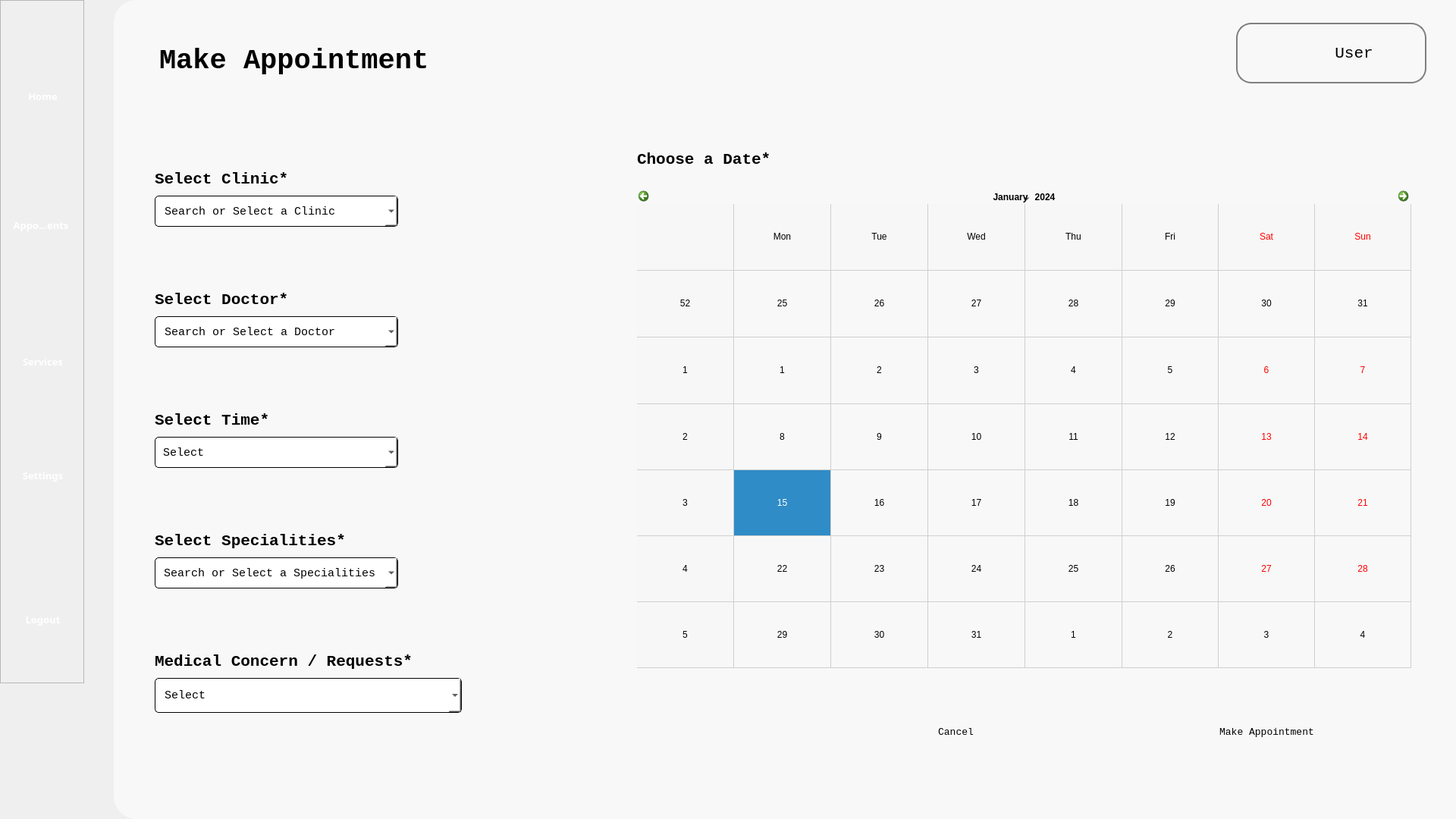
<?xml version="1.0" encoding="UTF-8"?>
<ui version="4.0">
 <class>Form</class>
 <widget class="QWidget" name="Form">
  <property name="geometry">
   <rect>
    <x>0</x>
    <y>0</y>
    <width>1920</width>
    <height>1080</height>
   </rect>
  </property>
  <property name="windowTitle">
   <string>Form</string>
  </property>
  <property name="styleSheet">
   <string notr="true">background-color: &quot;#B6D0E2&quot;</string>
  </property>
  <widget class="QWidget" name="whitebg" native="true">
   <property name="geometry">
    <rect>
     <x>150</x>
     <y>0</y>
     <width>1771</width>
     <height>1080</height>
    </rect>
   </property>
   <property name="cursor">
    <cursorShape>ArrowCursor</cursorShape>
   </property>
   <property name="styleSheet">
    <string notr="true">background-color: #F8F8F8;
border-bottom-left-radius: 30px;
border-top-left-radius: 30px;
</string>
   </property>
   <widget class="QPushButton" name="noti_icon">
    <property name="geometry">
     <rect>
      <x>1380</x>
      <y>30</y>
      <width>70</width>
      <height>81</height>
     </rect>
    </property>
    <property name="text">
     <string/>
    </property>
    <property name="icon">
     <iconset>
      <normaloff>Images/icon/notification.png</normaloff>Images/icon/notification.png</iconset>
    </property>
    <property name="iconSize">
     <size>
      <width>40</width>
      <height>40</height>
     </size>
    </property>
   </widget>
   <widget class="QLabel" name="fad_title">
    <property name="geometry">
     <rect>
      <x>60</x>
      <y>40</y>
      <width>481</width>
      <height>81</height>
     </rect>
    </property>
    <property name="font">
     <font>
      <family>Consolas</family>
      <pointsize>28</pointsize>
      <weight>75</weight>
      <bold>true</bold>
     </font>
    </property>
    <property name="text">
     <string>Make Appointment</string>
    </property>
   </widget>
   <widget class="QFrame" name="user_frame">
    <property name="geometry">
     <rect>
      <x>1480</x>
      <y>30</y>
      <width>251</width>
      <height>80</height>
     </rect>
    </property>
    <property name="styleSheet">
     <string notr="true">border-radius: 20px; border: 2px solid #808080</string>
    </property>
    <property name="frameShape">
     <enum>QFrame::StyledPanel</enum>
    </property>
    <property name="frameShadow">
     <enum>QFrame::Raised</enum>
    </property>
    <widget class="QLabel" name="profile_icon">
     <property name="geometry">
      <rect>
       <x>10</x>
       <y>10</y>
       <width>60</width>
       <height>60</height>
      </rect>
     </property>
     <property name="styleSheet">
      <string notr="true">border: none</string>
     </property>
     <property name="text">
      <string/>
     </property>
     <property name="pixmap">
      <pixmap>Images/icon/profile_icon.png</pixmap>
     </property>
     <property name="scaledContents">
      <bool>true</bool>
     </property>
    </widget>
    <widget class="QPushButton" name="profile_btn">
     <property name="geometry">
      <rect>
       <x>120</x>
       <y>25</y>
       <width>71</width>
       <height>31</height>
      </rect>
     </property>
     <property name="font">
      <font>
       <family>Consolas</family>
       <pointsize>16</pointsize>
      </font>
     </property>
     <property name="styleSheet">
      <string notr="true">border: none</string>
     </property>
     <property name="text">
      <string>User</string>
     </property>
    </widget>
   </widget>
   <widget class="QLabel" name="label">
    <property name="geometry">
     <rect>
      <x>690</x>
      <y>190</y>
      <width>591</width>
      <height>41</height>
     </rect>
    </property>
    <property name="font">
     <font>
      <family>Consolas</family>
      <pointsize>16</pointsize>
      <weight>75</weight>
      <bold>true</bold>
     </font>
    </property>
    <property name="text">
     <string>Choose a Date*</string>
    </property>
   </widget>
   <widget class="QCalendarWidget" name="calendarWidget">
    <property name="geometry">
     <rect>
      <x>690</x>
      <y>250</y>
      <width>1021</width>
      <height>631</height>
     </rect>
    </property>
    <property name="styleSheet">
     <string notr="true">color: black; </string>
    </property>
    <property name="gridVisible">
     <bool>true</bool>
    </property>
    <property name="navigationBarVisible">
     <bool>true</bool>
    </property>
    <property name="dateEditEnabled">
     <bool>true</bool>
    </property>
   </widget>
   <widget class="QPushButton" name="cancel_btn">
    <property name="geometry">
     <rect>
      <x>950</x>
      <y>940</y>
      <width>321</width>
      <height>50</height>
     </rect>
    </property>
    <property name="font">
     <font>
      <family>Consolas</family>
      <pointsize>10</pointsize>
     </font>
    </property>
    <property name="styleSheet">
     <string notr="true">background-color: &quot;#D3D3D3&quot;; border-radius: 10px;</string>
    </property>
    <property name="text">
     <string>Cancel</string>
    </property>
   </widget>
   <widget class="QPushButton" name="makeapt_btn">
    <property name="geometry">
     <rect>
      <x>1360</x>
      <y>940</y>
      <width>321</width>
      <height>50</height>
     </rect>
    </property>
    <property name="font">
     <font>
      <family>Consolas</family>
      <pointsize>10</pointsize>
     </font>
    </property>
    <property name="styleSheet">
     <string notr="true">background-color: &quot;#B6D0E2&quot;; border-radius: 10px;</string>
    </property>
    <property name="text">
     <string>Make Appointment</string>
    </property>
   </widget>
   <widget class="QWidget" name="">
    <property name="geometry">
     <rect>
      <x>54</x>
      <y>146</y>
      <width>521</width>
      <height>871</height>
     </rect>
    </property>
    <layout class="QVBoxLayout" name="verticalLayout">
     <property name="sizeConstraint">
      <enum>QLayout::SetDefaultConstraint</enum>
     </property>
     <item>
      <layout class="QVBoxLayout" name="clinic_layout">
       <property name="sizeConstraint">
        <enum>QLayout::SetFixedSize</enum>
       </property>
       <item>
        <widget class="QLabel" name="clinic_label">
         <property name="minimumSize">
          <size>
           <width>210</width>
           <height>32</height>
          </size>
         </property>
         <property name="maximumSize">
          <size>
           <width>210</width>
           <height>32</height>
          </size>
         </property>
         <property name="font">
          <font>
           <family>Consolas</family>
           <pointsize>16</pointsize>
           <weight>75</weight>
           <bold>true</bold>
          </font>
         </property>
         <property name="text">
          <string>Select Clinic*</string>
         </property>
        </widget>
       </item>
       <item>
        <widget class="QComboBox" name="clinic_dropdown">
         <property name="minimumSize">
          <size>
           <width>321</width>
           <height>41</height>
          </size>
         </property>
         <property name="maximumSize">
          <size>
           <width>321</width>
           <height>41</height>
          </size>
         </property>
         <property name="font">
          <font>
           <family>Consolas</family>
           <pointsize>11</pointsize>
          </font>
         </property>
         <property name="styleSheet">
          <string notr="true">border: 1px solid #000000;
border-radius: 5px; 
background-color: #FFFFFF; 
padding: 10px; 
font-family: Consolas;
font-size: 11pt;</string>
         </property>
         <property name="editable">
          <bool>true</bool>
         </property>
         <property name="iconSize">
          <size>
           <width>50</width>
           <height>50</height>
          </size>
         </property>
         <property name="frame">
          <bool>true</bool>
         </property>
         <item>
          <property name="text">
           <string notr="true">Search or Select a Clinic</string>
          </property>
         </item>
         <item>
          <property name="text">
           <string>test</string>
          </property>
         </item>
        </widget>
       </item>
      </layout>
     </item>
     <item>
      <layout class="QVBoxLayout" name="doc_layout">
       <item>
        <widget class="QLabel" name="doc_label">
         <property name="maximumSize">
          <size>
           <width>321</width>
           <height>32</height>
          </size>
         </property>
         <property name="font">
          <font>
           <family>Consolas</family>
           <pointsize>16</pointsize>
           <weight>75</weight>
           <bold>true</bold>
          </font>
         </property>
         <property name="text">
          <string>Select Doctor*</string>
         </property>
        </widget>
       </item>
       <item>
        <widget class="QComboBox" name="doc_dropdown">
         <property name="minimumSize">
          <size>
           <width>321</width>
           <height>41</height>
          </size>
         </property>
         <property name="maximumSize">
          <size>
           <width>321</width>
           <height>41</height>
          </size>
         </property>
         <property name="font">
          <font>
           <family>Consolas</family>
           <pointsize>11</pointsize>
          </font>
         </property>
         <property name="styleSheet">
          <string notr="true">border: 1px solid #000000;
border-radius: 5px; 
background-color: #FFFFFF; 
padding: 10px; 
font-family: Consolas;
font-size: 11pt;</string>
         </property>
         <property name="editable">
          <bool>true</bool>
         </property>
         <property name="iconSize">
          <size>
           <width>50</width>
           <height>50</height>
          </size>
         </property>
         <property name="frame">
          <bool>true</bool>
         </property>
         <item>
          <property name="text">
           <string notr="true">Search or Select a Doctor</string>
          </property>
         </item>
         <item>
          <property name="text">
           <string>test</string>
          </property>
         </item>
        </widget>
       </item>
      </layout>
     </item>
     <item>
      <layout class="QVBoxLayout" name="time_layout">
       <item>
        <widget class="QLabel" name="time_label">
         <property name="maximumSize">
          <size>
           <width>321</width>
           <height>32</height>
          </size>
         </property>
         <property name="font">
          <font>
           <family>Consolas</family>
           <pointsize>16</pointsize>
           <weight>75</weight>
           <bold>true</bold>
          </font>
         </property>
         <property name="text">
          <string>Select Time*</string>
         </property>
        </widget>
       </item>
       <item>
        <widget class="QComboBox" name="time_dropdown">
         <property name="minimumSize">
          <size>
           <width>321</width>
           <height>41</height>
          </size>
         </property>
         <property name="maximumSize">
          <size>
           <width>321</width>
           <height>41</height>
          </size>
         </property>
         <property name="font">
          <font>
           <family>Consolas</family>
           <pointsize>11</pointsize>
          </font>
         </property>
         <property name="styleSheet">
          <string notr="true">border: 1px solid #000000;
border-radius: 5px; 
background-color: #FFFFFF; 
padding: 10px; 
font-family: Consolas;
font-size: 11pt;</string>
         </property>
         <property name="editable">
          <bool>false</bool>
         </property>
         <property name="iconSize">
          <size>
           <width>50</width>
           <height>50</height>
          </size>
         </property>
         <property name="frame">
          <bool>true</bool>
         </property>
         <item>
          <property name="text">
           <string notr="true">Select</string>
          </property>
         </item>
         <item>
          <property name="text">
           <string>test</string>
          </property>
         </item>
        </widget>
       </item>
      </layout>
     </item>
     <item>
      <layout class="QVBoxLayout" name="speciality_layout">
       <item>
        <widget class="QLabel" name="speciality_label">
         <property name="maximumSize">
          <size>
           <width>349</width>
           <height>32</height>
          </size>
         </property>
         <property name="font">
          <font>
           <family>Consolas</family>
           <pointsize>16</pointsize>
           <weight>75</weight>
           <bold>true</bold>
          </font>
         </property>
         <property name="text">
          <string>Select Specialities*</string>
         </property>
        </widget>
       </item>
       <item>
        <widget class="QComboBox" name="speciality_dropdown">
         <property name="minimumSize">
          <size>
           <width>321</width>
           <height>41</height>
          </size>
         </property>
         <property name="maximumSize">
          <size>
           <width>321</width>
           <height>41</height>
          </size>
         </property>
         <property name="font">
          <font>
           <family>Consolas</family>
           <pointsize>11</pointsize>
          </font>
         </property>
         <property name="styleSheet">
          <string notr="true">border: 1px solid #000000;
border-radius: 5px; 
background-color: #FFFFFF; 
padding: 10px; 
font-family: Consolas;
font-size: 11pt;</string>
         </property>
         <property name="editable">
          <bool>true</bool>
         </property>
         <property name="iconSize">
          <size>
           <width>50</width>
           <height>50</height>
          </size>
         </property>
         <property name="frame">
          <bool>true</bool>
         </property>
         <item>
          <property name="text">
           <string notr="true">Search or Select a Specialities</string>
          </property>
         </item>
         <item>
          <property name="text">
           <string>test</string>
          </property>
         </item>
        </widget>
       </item>
      </layout>
     </item>
     <item>
      <layout class="QVBoxLayout" name="med_layout">
       <item>
        <widget class="QLabel" name="med_label">
         <property name="maximumSize">
          <size>
           <width>405</width>
           <height>32</height>
          </size>
         </property>
         <property name="font">
          <font>
           <family>Consolas</family>
           <pointsize>16</pointsize>
           <weight>75</weight>
           <bold>true</bold>
          </font>
         </property>
         <property name="text">
          <string>Medical Concern / Requests*</string>
         </property>
        </widget>
       </item>
       <item>
        <widget class="QComboBox" name="med_dropdown">
         <property name="minimumSize">
          <size>
           <width>321</width>
           <height>41</height>
          </size>
         </property>
         <property name="maximumSize">
          <size>
           <width>405</width>
           <height>46</height>
          </size>
         </property>
         <property name="font">
          <font>
           <family>Consolas</family>
           <pointsize>11</pointsize>
          </font>
         </property>
         <property name="styleSheet">
          <string notr="true">border: 1px solid #000000;
border-radius: 5px; 
background-color: #FFFFFF; 
padding: 10px; 
font-family: Consolas;
font-size: 11pt;</string>
         </property>
         <property name="editable">
          <bool>true</bool>
         </property>
         <property name="iconSize">
          <size>
           <width>50</width>
           <height>50</height>
          </size>
         </property>
         <property name="frame">
          <bool>true</bool>
         </property>
         <item>
          <property name="text">
           <string notr="true">Select</string>
          </property>
         </item>
         <item>
          <property name="text">
           <string>test</string>
          </property>
         </item>
        </widget>
       </item>
      </layout>
     </item>
    </layout>
   </widget>
  </widget>
  <widget class="QFrame" name="navbar">
   <property name="geometry">
    <rect>
     <x>0</x>
     <y>0</y>
     <width>111</width>
     <height>901</height>
    </rect>
   </property>
   <property name="frameShape">
    <enum>QFrame::StyledPanel</enum>
   </property>
   <property name="frameShadow">
    <enum>QFrame::Raised</enum>
   </property>
   <widget class="QToolButton" name="home_navigation">
    <property name="enabled">
     <bool>true</bool>
    </property>
    <property name="geometry">
     <rect>
      <x>20</x>
      <y>80</y>
      <width>73</width>
      <height>94</height>
     </rect>
    </property>
    <property name="sizePolicy">
     <sizepolicy hsizetype="Fixed" vsizetype="Fixed">
      <horstretch>0</horstretch>
      <verstretch>0</verstretch>
     </sizepolicy>
    </property>
    <property name="font">
     <font>
      <family>Source Sans Pro Semibold</family>
      <pointsize>10</pointsize>
      <weight>75</weight>
      <bold>true</bold>
     </font>
    </property>
    <property name="styleSheet">
     <string notr="true">border: none; 
color: white;</string>
    </property>
    <property name="text">
     <string>Home</string>
    </property>
    <property name="icon">
     <iconset>
      <normaloff>Images/nav_images/home_page_icon.png</normaloff>Images/nav_images/home_page_icon.png</iconset>
    </property>
    <property name="iconSize">
     <size>
      <width>70</width>
      <height>70</height>
     </size>
    </property>
    <property name="toolButtonStyle">
     <enum>Qt::ToolButtonTextUnderIcon</enum>
    </property>
   </widget>
   <widget class="QToolButton" name="appointments_navigation">
    <property name="enabled">
     <bool>true</bool>
    </property>
    <property name="geometry">
     <rect>
      <x>10</x>
      <y>250</y>
      <width>88</width>
      <height>94</height>
     </rect>
    </property>
    <property name="sizePolicy">
     <sizepolicy hsizetype="Fixed" vsizetype="Fixed">
      <horstretch>0</horstretch>
      <verstretch>0</verstretch>
     </sizepolicy>
    </property>
    <property name="font">
     <font>
      <family>Source Sans Pro Semibold</family>
      <pointsize>10</pointsize>
      <weight>75</weight>
      <bold>true</bold>
     </font>
    </property>
    <property name="styleSheet">
     <string notr="true">border: none; 
color: white;</string>
    </property>
    <property name="text">
     <string>Appointments</string>
    </property>
    <property name="icon">
     <iconset>
      <normaloff>Images/nav_images/appointment_page_icon.png</normaloff>Images/nav_images/appointment_page_icon.png</iconset>
    </property>
    <property name="iconSize">
     <size>
      <width>70</width>
      <height>70</height>
     </size>
    </property>
    <property name="toolButtonStyle">
     <enum>Qt::ToolButtonTextUnderIcon</enum>
    </property>
   </widget>
   <widget class="QToolButton" name="services_navigation">
    <property name="enabled">
     <bool>true</bool>
    </property>
    <property name="geometry">
     <rect>
      <x>20</x>
      <y>430</y>
      <width>73</width>
      <height>94</height>
     </rect>
    </property>
    <property name="sizePolicy">
     <sizepolicy hsizetype="Fixed" vsizetype="Fixed">
      <horstretch>0</horstretch>
      <verstretch>0</verstretch>
     </sizepolicy>
    </property>
    <property name="font">
     <font>
      <family>Source Sans Pro Semibold</family>
      <pointsize>10</pointsize>
      <weight>75</weight>
      <bold>true</bold>
     </font>
    </property>
    <property name="styleSheet">
     <string notr="true">border: none; 
color: white;</string>
    </property>
    <property name="text">
     <string>Services</string>
    </property>
    <property name="icon">
     <iconset>
      <normaloff>Images/nav_images/services_icon.png</normaloff>Images/nav_images/services_icon.png</iconset>
    </property>
    <property name="iconSize">
     <size>
      <width>70</width>
      <height>70</height>
     </size>
    </property>
    <property name="toolButtonStyle">
     <enum>Qt::ToolButtonTextUnderIcon</enum>
    </property>
   </widget>
   <widget class="QToolButton" name="settings_navigation">
    <property name="enabled">
     <bool>true</bool>
    </property>
    <property name="geometry">
     <rect>
      <x>20</x>
      <y>580</y>
      <width>73</width>
      <height>94</height>
     </rect>
    </property>
    <property name="sizePolicy">
     <sizepolicy hsizetype="Fixed" vsizetype="Fixed">
      <horstretch>0</horstretch>
      <verstretch>0</verstretch>
     </sizepolicy>
    </property>
    <property name="font">
     <font>
      <family>Source Sans Pro Semibold</family>
      <pointsize>10</pointsize>
      <weight>75</weight>
      <bold>true</bold>
     </font>
    </property>
    <property name="styleSheet">
     <string notr="true">border: none; 
color: white;</string>
    </property>
    <property name="text">
     <string>Settings</string>
    </property>
    <property name="icon">
     <iconset>
      <normaloff>Images/nav_images/settings_page_icon.png</normaloff>Images/nav_images/settings_page_icon.png</iconset>
    </property>
    <property name="iconSize">
     <size>
      <width>70</width>
      <height>70</height>
     </size>
    </property>
    <property name="toolButtonStyle">
     <enum>Qt::ToolButtonTextUnderIcon</enum>
    </property>
   </widget>
   <widget class="QToolButton" name="logout_navigation">
    <property name="enabled">
     <bool>true</bool>
    </property>
    <property name="geometry">
     <rect>
      <x>20</x>
      <y>770</y>
      <width>73</width>
      <height>94</height>
     </rect>
    </property>
    <property name="sizePolicy">
     <sizepolicy hsizetype="Fixed" vsizetype="Fixed">
      <horstretch>0</horstretch>
      <verstretch>0</verstretch>
     </sizepolicy>
    </property>
    <property name="font">
     <font>
      <family>Source Sans Pro Semibold</family>
      <pointsize>10</pointsize>
      <weight>75</weight>
      <bold>true</bold>
     </font>
    </property>
    <property name="styleSheet">
     <string notr="true">border: none; 
color: white;</string>
    </property>
    <property name="text">
     <string>Logout</string>
    </property>
    <property name="icon">
     <iconset>
      <normaloff>Images/nav_images/logout_icon.png</normaloff>Images/nav_images/logout_icon.png</iconset>
    </property>
    <property name="iconSize">
     <size>
      <width>70</width>
      <height>70</height>
     </size>
    </property>
    <property name="toolButtonStyle">
     <enum>Qt::ToolButtonTextUnderIcon</enum>
    </property>
   </widget>
  </widget>
 </widget>
 <resources/>
 <connections/>
</ui>
